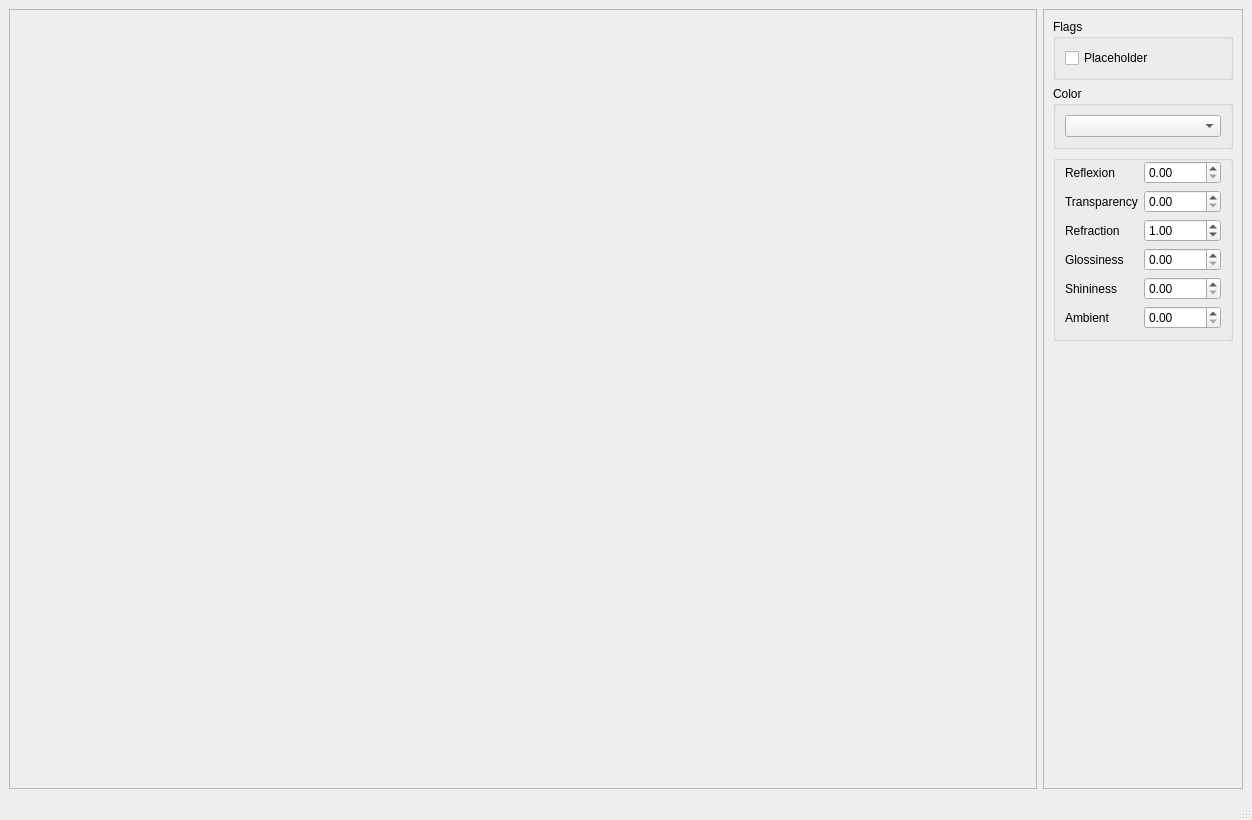
<?xml version="1.0" encoding="UTF-8"?>
<ui version="4.0">
 <class>MainWindow</class>
 <widget class="QMainWindow" name="MainWindow">
  <property name="geometry">
   <rect>
    <x>0</x>
    <y>0</y>
    <width>1252</width>
    <height>820</height>
   </rect>
  </property>
  <property name="windowTitle">
   <string>Rayon</string>
  </property>
  <property name="locale">
   <locale language="English" country="UnitedStates"/>
  </property>
  <widget class="QWidget" name="centralwidget">
   <layout class="QHBoxLayout" name="horizontalLayout">
    <item>
     <widget class="QScrollArea" name="scrollArea">
      <property name="sizePolicy">
       <sizepolicy hsizetype="Preferred" vsizetype="Preferred">
        <horstretch>0</horstretch>
        <verstretch>0</verstretch>
       </sizepolicy>
      </property>
      <property name="widgetResizable">
       <bool>true</bool>
      </property>
      <widget class="QWidget" name="scrollAreaWidgetContents">
       <property name="geometry">
        <rect>
         <x>0</x>
         <y>0</y>
         <width>1026</width>
         <height>757</height>
        </rect>
       </property>
      </widget>
     </widget>
    </item>
    <item>
     <widget class="QFrame" name="frame">
      <property name="maximumSize">
       <size>
        <width>200</width>
        <height>16777215</height>
       </size>
      </property>
      <property name="frameShape">
       <enum>QFrame::StyledPanel</enum>
      </property>
      <property name="frameShadow">
       <enum>QFrame::Raised</enum>
      </property>
      <layout class="QGridLayout" name="colorGroupLayout">
       <item row="0" column="0">
        <widget class="QGroupBox" name="flagsGroupBox">
         <property name="sizePolicy">
          <sizepolicy hsizetype="Preferred" vsizetype="Minimum">
           <horstretch>0</horstretch>
           <verstretch>0</verstretch>
          </sizepolicy>
         </property>
         <property name="title">
          <string>Flags</string>
         </property>
         <layout class="QVBoxLayout" name="flagsGroupLayout">
          <item>
           <widget class="QCheckBox" name="placeHolderCheckBox">
            <property name="text">
             <string>Placeholder</string>
            </property>
           </widget>
          </item>
         </layout>
        </widget>
       </item>
       <item row="1" column="0">
        <widget class="QGroupBox" name="colorGroupBox">
         <property name="sizePolicy">
          <sizepolicy hsizetype="Preferred" vsizetype="Minimum">
           <horstretch>0</horstretch>
           <verstretch>0</verstretch>
          </sizepolicy>
         </property>
         <property name="title">
          <string>Color</string>
         </property>
         <layout class="QVBoxLayout" name="verticalLayout_3">
          <item>
           <widget class="QComboBox" name="colorComboBox"/>
          </item>
         </layout>
        </widget>
       </item>
       <item row="4" column="0">
        <spacer name="verticalSpacer">
         <property name="orientation">
          <enum>Qt::Vertical</enum>
         </property>
         <property name="sizeHint" stdset="0">
          <size>
           <width>20</width>
           <height>40</height>
          </size>
         </property>
        </spacer>
       </item>
       <item row="2" column="0">
        <widget class="QGroupBox" name="restGroupBox">
         <property name="title">
          <string/>
         </property>
         <property name="flat">
          <bool>false</bool>
         </property>
         <layout class="QFormLayout" name="restGroupLayout">
          <property name="verticalSpacing">
           <number>6</number>
          </property>
          <property name="topMargin">
           <number>0</number>
          </property>
          <property name="bottomMargin">
           <number>9</number>
          </property>
          <item row="0" column="1">
           <widget class="QDoubleSpinBox" name="reflexionSpinBox">
            <property name="toolTip">
             <string/>
            </property>
            <property name="wrapping">
             <bool>false</bool>
            </property>
            <property name="alignment">
             <set>Qt::AlignLeading|Qt::AlignLeft|Qt::AlignVCenter</set>
            </property>
            <property name="prefix">
             <string/>
            </property>
            <property name="maximum">
             <double>1.000000000000000</double>
            </property>
            <property name="singleStep">
             <double>0.050000000000000</double>
            </property>
           </widget>
          </item>
          <item row="1" column="0">
           <widget class="QLabel" name="transparencyLabel">
            <property name="text">
             <string>Transparency</string>
            </property>
           </widget>
          </item>
          <item row="1" column="1">
           <widget class="QDoubleSpinBox" name="transparencySpinBox">
            <property name="toolTip">
             <string/>
            </property>
            <property name="wrapping">
             <bool>false</bool>
            </property>
            <property name="alignment">
             <set>Qt::AlignLeading|Qt::AlignLeft|Qt::AlignVCenter</set>
            </property>
            <property name="prefix">
             <string/>
            </property>
            <property name="maximum">
             <double>1.000000000000000</double>
            </property>
            <property name="singleStep">
             <double>0.050000000000000</double>
            </property>
           </widget>
          </item>
          <item row="2" column="0">
           <widget class="QLabel" name="refractionLabel">
            <property name="text">
             <string>Refraction</string>
            </property>
           </widget>
          </item>
          <item row="2" column="1">
           <widget class="QDoubleSpinBox" name="refractionSpinBox">
            <property name="toolTip">
             <string/>
            </property>
            <property name="wrapping">
             <bool>false</bool>
            </property>
            <property name="alignment">
             <set>Qt::AlignLeading|Qt::AlignLeft|Qt::AlignVCenter</set>
            </property>
            <property name="prefix">
             <string/>
            </property>
            <property name="minimum">
             <double>0.050000000000000</double>
            </property>
            <property name="maximum">
             <double>99.000000000000000</double>
            </property>
            <property name="singleStep">
             <double>0.050000000000000</double>
            </property>
            <property name="value">
             <double>1.000000000000000</double>
            </property>
           </widget>
          </item>
          <item row="3" column="0">
           <widget class="QLabel" name="glossinessLabel">
            <property name="text">
             <string>Glossiness</string>
            </property>
           </widget>
          </item>
          <item row="3" column="1">
           <widget class="QDoubleSpinBox" name="glossinessSpinBox">
            <property name="toolTip">
             <string/>
            </property>
            <property name="wrapping">
             <bool>false</bool>
            </property>
            <property name="alignment">
             <set>Qt::AlignLeading|Qt::AlignLeft|Qt::AlignVCenter</set>
            </property>
            <property name="prefix">
             <string/>
            </property>
            <property name="maximum">
             <double>1.000000000000000</double>
            </property>
            <property name="singleStep">
             <double>0.050000000000000</double>
            </property>
           </widget>
          </item>
          <item row="4" column="0">
           <widget class="QLabel" name="shininessLabel">
            <property name="text">
             <string>Shininess</string>
            </property>
           </widget>
          </item>
          <item row="4" column="1">
           <widget class="QDoubleSpinBox" name="shininessSpinBox">
            <property name="toolTip">
             <string/>
            </property>
            <property name="wrapping">
             <bool>false</bool>
            </property>
            <property name="alignment">
             <set>Qt::AlignLeading|Qt::AlignLeft|Qt::AlignVCenter</set>
            </property>
            <property name="prefix">
             <string/>
            </property>
            <property name="maximum">
             <double>1.000000000000000</double>
            </property>
            <property name="singleStep">
             <double>0.050000000000000</double>
            </property>
           </widget>
          </item>
          <item row="5" column="0">
           <widget class="QLabel" name="ambientLabel">
            <property name="text">
             <string>Ambient</string>
            </property>
           </widget>
          </item>
          <item row="5" column="1">
           <widget class="QDoubleSpinBox" name="ambientSpinBox">
            <property name="toolTip">
             <string/>
            </property>
            <property name="wrapping">
             <bool>false</bool>
            </property>
            <property name="alignment">
             <set>Qt::AlignLeading|Qt::AlignLeft|Qt::AlignVCenter</set>
            </property>
            <property name="prefix">
             <string/>
            </property>
            <property name="maximum">
             <double>1.000000000000000</double>
            </property>
            <property name="singleStep">
             <double>0.050000000000000</double>
            </property>
           </widget>
          </item>
          <item row="0" column="0">
           <widget class="QLabel" name="reflexionLabel">
            <property name="text">
             <string>Reflexion</string>
            </property>
           </widget>
          </item>
         </layout>
        </widget>
       </item>
      </layout>
     </widget>
    </item>
   </layout>
  </widget>
  <widget class="QMenuBar" name="menubar">
   <property name="geometry">
    <rect>
     <x>0</x>
     <y>0</y>
     <width>1252</width>
     <height>21</height>
    </rect>
   </property>
  </widget>
  <widget class="QStatusBar" name="statusbar"/>
 </widget>
 <resources/>
 <connections/>
</ui>
